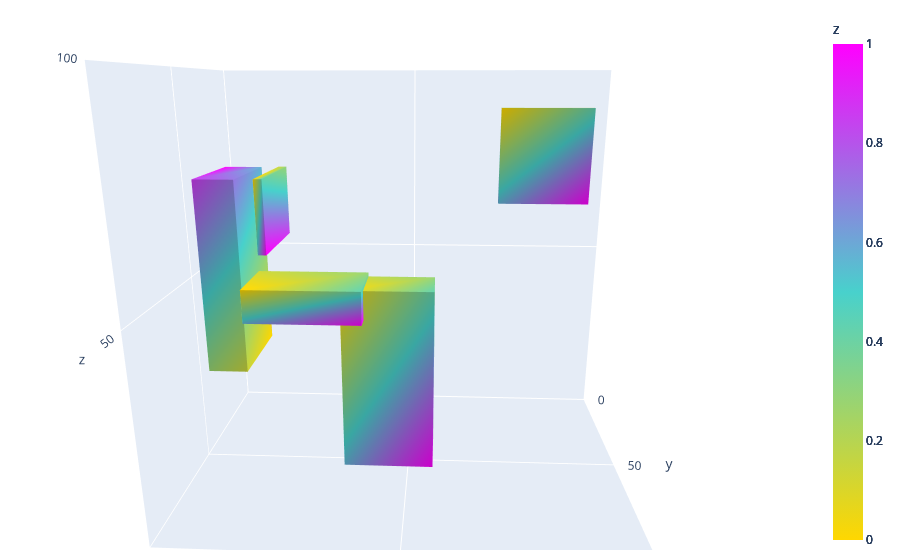

The cell this chart's notebook holds for it:
### Code cell
def add_3d_line(fig, coordinates: np.array):
    fig.add_trace(
        go.Scatter3d(
            x=coordinates[0],
            y=coordinates[1],
            z=coordinates[2],
            marker={
                "size": 4,
                "color": [0, 1],
                "colorscale": "Bluyl"
            }
))
                

fig = go.Figure()

for points in transformed_points:
    add_3d_line(fig, points)

add_mesh_3d(fig, np.transpose(tree_alpha.data), name="ALPHA")


for i in range(0, len(tree_beta.data), 8):
    print(i)
    add_mesh_3d(fig, np.transpose(tree_beta.data[i:i + 8]))

fig.update_layout(
    scene = {
        "xaxis": {
            "nticks": 4, 
            "range": [0,100],
        },
        "yaxis": {
            "nticks": 4, 
            "range": [0, 100],
        },
        "zaxis": {
            "nticks": 4, 
            "range": [0,100],
        },
    },
    width=700,
    margin=dict(r=20, l=10, b=10, t=10))

fig.show()

### Figure 1 — Plotly figure (JSON) as saved in the notebook; plotly's stock layout.template omitted (floating-point values rounded to 4 significant figures)
{"data": [{"colorbar": {"title": {"text": "z"}}, "colorscale": [[0, "gold"], [0.5, "mediumturquoise"], [1, "magenta"]], "flatshading": true, "i": [7, 0, 0, 0, 4, 4, 6, 6, 4, 0, 3, 2], "intensity": [0, 0.1429, 0.2857, 0.4286, 0.5714, 0.7143, 0.8571, 1], "j": [3, 4, 1, 2, 5, 6, 5, 2, 0, 1, 6, 3], "k": [0, 7, 2, 3, 6, 7, 1, 1, 5, 5, 7, 6], "name": "ALPHA", "type": "mesh3d", "x": [84, 84, 59, 59, 84, 84, 59, 59], "y": [72, 51, 51, 72, 72, 51, 51, 72], "z": [52, 52, 52, 52, 44, 44, 44, 44]}, {"colorbar": {"title": {"text": "z"}}, "colorscale": [[0, "gold"], [0.5, "mediumturquoise"], [1, "magenta"]], "flatshading": true, "i": [7, 0, 0, 0, 4, 4, 6, 6, 4, 0, 3, 2], "intensity": [0, 0.1429, 0.2857, 0.4286, 0.5714, 0.7143, 0.8571, 1], "j": [3, 4, 1, 2, 5, 6, 5, 2, 0, 1, 6, 3], "k": [0, 7, 2, 3, 6, 7, 1, 1, 5, 5, 7, 6], "type": "mesh3d", "x": [64, 64, 44, 44, 64, 64, 44, 44], "y": [67, 51, 51, 67, 67, 51, 51, 67], "z": [51, 51, 51, 51, 6, 6, 6, 6]}, {"colorbar": {"title": {"text": "z"}}, "colorscale": [[0, "gold"], [0.5, "mediumturquoise"], [1, "magenta"]], "flatshading": true, "i": [7, 0, 0, 0, 4, 4, 6, 6, 4, 0, 3, 2], "intensity": [0, 0.1429, 0.2857, 0.4286, 0.5714, 0.7143, 0.8571, 1], "j": [3, 4, 1, 2, 5, 6, 5, 2, 0, 1, 6, 3], "k": [0, 7, 2, 3, 6, 7, 1, 1, 5, 5, 7, 6], "type": "mesh3d", "x": [87, 87, 96, 96, 87, 87, 96, 96], "y": [24, 57, 57, 24, 24, 57, 57, 24], "z": [27, 27, 27, 27, 75, 75, 75, 75]}, {"colorbar": {"title": {"text": "z"}}, "colorscale": [[0, "gold"], [0.5, "mediumturquoise"], [1, "magenta"]], "flatshading": true, "i": [7, 0, 0, 0, 4, 4, 6, 6, 4, 0, 3, 2], "intensity": [0, 0.1429, 0.2857, 0.4286, 0.5714, 0.7143, 0.8571, 1], "j": [3, 4, 1, 2, 5, 6, 5, 2, 0, 1, 6, 3], "k": [0, 7, 2, 3, 6, 7, 1, 1, 5, 5, 7, 6], "type": "mesh3d", "x": [85, 85, 83, 83, 85, 85, 83, 83], "y": [46, 11, 11, 46, 46, 11, 11, 46], "z": [74, 74, 74, 74, 55, 55, 55, 55]}, {"colorbar": {"title": {"text": "z"}}, "colorscale": [[0, "gold"], [0.5, "mediumturquoise"], [1, "magenta"]], "flatshading": true, "i": [7, 0, 0, 0, 4, 4, 6, 6, 4, 0, 3, 2], "intensity": [0, 0.1429, 0.2857, 0.4286, 0.5714, 0.7143, 0.8571, 1], "j": [3, 4, 1, 2, 5, 6, 5, 2, 0, 1, 6, 3], "k": [0, 7, 2, 3, 6, 7, 1, 1, 5, 5, 7, 6], "type": "mesh3d", "x": [28, 28, 5, 5, 28, 28, 5, 5], "y": [11, 9, 9, 11, 11, 9, 9, 11], "z": [90, 90, 90, 90, 64, 64, 64, 64]}], "layout": {"autosize": true, "margin": {"b": 10, "l": 10, "r": 20, "t": 10}, "scene": {"aspectmode": "auto", "aspectratio": {"x": 1.161, "y": 0.8037, "z": 1.072}, "camera": {"center": {"x": 0, "y": 0, "z": 0}, "eye": {"x": -0.07933, "y": 1.642, "z": 0.487}, "projection": {"type": "perspective"}, "up": {"x": 0, "y": 0, "z": 1}}, "xaxis": {"nticks": 4, "range": [0, 100], "type": "linear"}, "yaxis": {"nticks": 4, "range": [0, 100], "type": "linear"}, "zaxis": {"nticks": 4, "range": [0, 100], "type": "linear"}}}}
